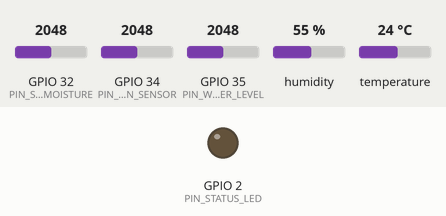
The sketch below on a simulated ESP32. On the bench: output pins drawn as LEDs (lit = HIGH). Dashed ring = blinking. The test bench sets the inputs (shaded band); at power-on: GPIO 32 (PIN_SOIL_MOISTURE) = 2048, GPIO 34 (PIN_RAIN_SENSOR) = 2048, GPIO 35 (PIN_WATER_LEVEL) = 2048, humidity 55 %, temperature 24 °C (analog values on the 0–4095 scale). WiFi joins after 1.5 s; servers stay silent unless stated; uploads are accepted with an empty reply; what the sketch prints to the serial monitor is not drawn.

Above: at 0.0 s.
At 3.7 s:
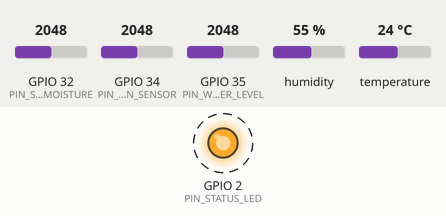
3.8 s: GPIO 32 (PIN_SOIL_MOISTURE) set to 122
9.0 s: GPIO 34 (PIN_RAIN_SENSOR) set to 122
Timing chart, 0 to 19.3 s (numbered marks = the images above; inputs shaded):
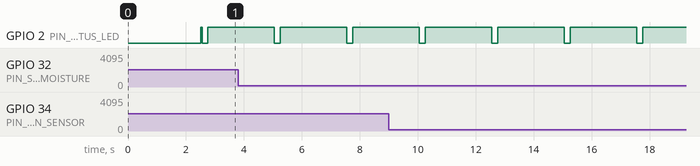

The sketch:

pravah_esp32_node.ino
```cpp
/*
 * Pravah AI — ESP32 Cyber-Physical Hydrological Sensing Node
 *
 * Hardware Bill of Materials & Pin Configuration:
 * - Raindrop Sensor AO   -> GPIO 34 (ADC1_CH6)
 * - Water Level Probe S  -> GPIO 35 (ADC1_CH7)
 * - Soil Moisture AO     -> GPIO 32 (ADC1_CH4)
 * - DHT11 Data Pin       -> GPIO 4  (Digital I/O)
 * - Status LED           -> GPIO 2  (Built-in LED)
 *
 * Function:
 * Reads physical analog/digital sensors every 2-3 seconds, builds JSON payload,
 * and transmits via HTTP POST to the Pravah AI Gateway / Master Backend.
 */

#include <WiFi.h>
#include <HTTPClient.h>
#include <DHT.h>

// ==========================================
// 1. Wi-Fi & Backend Server Configuration
// ==========================================
const char* ssid = "YOUR_WIFI_SSID";           // Replace with your Wi-Fi SSID / Mobile Hotspot
const char* password = "YOUR_WIFI_PASSWORD";   // Replace with your Wi-Fi Password

// URL to Pravah AI Express Gateway or Python Master Backend
// Example: "http://192.168.1.100:3000/api/iot/readings" or "http://192.168.1.100:5000/api/iot-telemetry"
const char* serverUrl = "http://192.168.1.100:5000/api/iot-telemetry";

// ==========================================
// 2. Pin Assignments
// ==========================================
#define PIN_RAIN_SENSOR       34  // ADC1
#define PIN_WATER_LEVEL       35  // ADC1
#define PIN_SOIL_MOISTURE     32  // ADC1
#define PIN_DHT               4   // Digital
#define PIN_STATUS_LED        2   // Builtin LED

#define DHTTYPE DHT11             // Set to DHT22 if using white sensor
DHT dht(PIN_DHT, DHTTYPE);

// Sampling Configuration
const unsigned long TRANSMIT_INTERVAL_MS = 2500; // 2.5 seconds
unsigned long lastTransmitTime = 0;

// Device Metadata
const char* DEVICE_ID = "ESP32_DEMO_01";
const char* LOCATION_NAME = "Subansiri River Basin";
const char* STATE_NAME = "Assam";
const char* DISTRICT_NAME = "Dhemaji";
const char* BASIN_CODE = "A011";

void setup() {
  Serial.begin(115200);
  delay(1000);

  pinMode(PIN_STATUS_LED, OUTPUT);
  digitalWrite(PIN_STATUS_LED, LOW);

  // Configure ADC attenuation (0 - 3.3V range)
  analogReadResolution(12); // 12-bit resolution: 0 - 4095
  analogSetAttenuation(ADC_11db);

  dht.begin();

  Serial.println("\n==========================================");
  Serial.println("  🌊 Pravah AI ESP32 IoT Node Initializing  ");
  Serial.println("==========================================");

  // Connect to Wi-Fi
  connectWiFi();
}

void loop() {
  // Ensure Wi-Fi stays connected
  if (WiFi.status() != WL_CONNECTED) {
    digitalWrite(PIN_STATUS_LED, LOW);
    connectWiFi();
  }

  unsigned long currentMillis = millis();
  if (currentMillis - lastTransmitTime >= TRANSMIT_INTERVAL_MS) {
    lastTransmitTime = currentMillis;
    readAndTransmitTelemetry();
  }
}

void connectWiFi() {
  Serial.printf("[WiFi] Connecting to %s...", ssid);
  WiFi.mode(WIFI_STA);
  WiFi.begin(ssid, password);

  int attempts = 0;
  while (WiFi.status() != WL_CONNECTED && attempts < 20) {
    delay(500);
    Serial.print(".");
    attempts++;
  }

  if (WiFi.status() == WL_CONNECTED) {
    Serial.println("\n[WiFi] Connected successfully!");
    Serial.printf("[WiFi] ESP32 IP Address: %s\n", WiFi.localIP().toString().c_str());
    digitalWrite(PIN_STATUS_LED, HIGH);
  } else {
    Serial.println("\n[WiFi] Connection failed. Will retry in main loop.");
  }
}

void readAndTransmitTelemetry() {
  // Read Raw Analog Sensors (0 - 4095)
  // Raindrop sensor: Dry ≈ 4095, Wet/Submerged ≈ 400-800
  int rawRain = analogRead(PIN_RAIN_SENSOR);

  // Water level probe: Dry/Air ≈ 0-300, Submerged in water ≈ 2500-3600
  int rawWater = analogRead(PIN_WATER_LEVEL);

  // Soil moisture sensor: Dry soil ≈ 3500-4095, Saturated soil ≈ 800-1500
  int rawSoil = analogRead(PIN_SOIL_MOISTURE);

  // Read DHT11 Temperature & Humidity
  float temperature = dht.readTemperature();
  float humidity = dht.readHumidity();

  // Fallback defaults if DHT reading fails
  if (isnan(temperature)) temperature = 27.5;
  if (isnan(humidity)) humidity = 78.0;

  // Build JSON Payload
  char jsonPayload[512];
  snprintf(jsonPayload, sizeof(jsonPayload),
    "{"
      "\"device_id\":\"%s\","
      "\"location\":\"%s\","
      "\"state\":\"%s\","
      "\"district\":\"%s\","
      "\"basin\":\"%s\","
      "\"raw_rain\":%d,"
      "\"raw_water_level\":%d,"
      "\"raw_soil\":%d,"
      "\"temperature\":%.2f,"
      "\"humidity\":%.2f,"
      "\"demo_mode\":false"
    "}",
    DEVICE_ID, LOCATION_NAME, STATE_NAME, DISTRICT_NAME, BASIN_CODE,
    rawRain, rawWater, rawSoil, temperature, humidity
  );

  Serial.println("\n[IoT Telemetry] Transmitting Sensor Packet:");
  Serial.println(jsonPayload);

  // Blink LED to indicate transmission
  digitalWrite(PIN_STATUS_LED, LOW);

  if (WiFi.status() == WL_CONNECTED) {
    HTTPClient http;
    http.begin(serverUrl);
    http.addHeader("Content-Type", "application/json");

    int httpResponseCode = http.POST(jsonPayload);

    if (httpResponseCode > 0) {
      Serial.printf("[HTTP] POST Success! Response Code: %d\n", httpResponseCode);
      String response = http.getString();
      Serial.printf("[HTTP] Server Response: %s\n", response.c_str());
    } else {
      Serial.printf("[HTTP] POST Error! Code: %d, Error: %s\n", httpResponseCode, http.errorToString(httpResponseCode).c_str());
    }
    http.end();
  } else {
    Serial.println("[HTTP] Cannot POST: Wi-Fi disconnected");
  }

  digitalWrite(PIN_STATUS_LED, HIGH);
}
```

Measured:
- by itself, GPIO 2 (PIN_STATUS_LED): alternates HIGH for 2.3 s and LOW for 0.20 s
